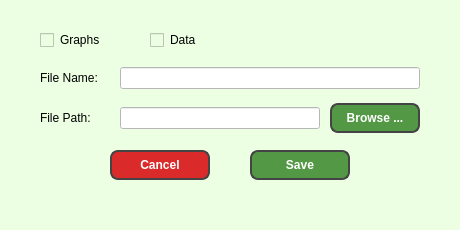
<?xml version="1.0" encoding="UTF-8"?>
<ui version="4.0">
 <class>Sprout</class>
 <widget class="QMainWindow" name="Sprout">
  <property name="geometry">
   <rect>
    <x>0</x>
    <y>0</y>
    <width>460</width>
    <height>230</height>
   </rect>
  </property>
  <property name="minimumSize">
   <size>
    <width>0</width>
    <height>0</height>
   </size>
  </property>
  <property name="maximumSize">
   <size>
    <width>10000</width>
    <height>10000</height>
   </size>
  </property>
  <property name="sizeIncrement">
   <size>
    <width>0</width>
    <height>0</height>
   </size>
  </property>
  <property name="windowTitle">
   <string>MainWindow</string>
  </property>
  <property name="styleSheet">
   <string notr="true">background-color: rgb(237, 255, 227);</string>
  </property>
  <widget class="QWidget" name="centralwidget">
   <widget class="QCheckBox" name="checkBox_graphs">
    <property name="geometry">
     <rect>
      <x>40</x>
      <y>30</y>
      <width>100</width>
      <height>20</height>
     </rect>
    </property>
    <property name="styleSheet">
     <string notr="true">border-width: 0px;</string>
    </property>
    <property name="text">
     <string>Graphs</string>
    </property>
    <property name="checked">
     <bool>false</bool>
    </property>
   </widget>
   <widget class="QPushButton" name="browse_button_3">
    <property name="geometry">
     <rect>
      <x>330</x>
      <y>103</y>
      <width>90</width>
      <height>30</height>
     </rect>
    </property>
    <property name="cursor">
     <cursorShape>PointingHandCursor</cursorShape>
    </property>
    <property name="styleSheet">
     <string notr="true">background-color: #539844;
border: 2px solid #444444;
border-radius: 8px;
color:white;
font: bold;</string>
    </property>
    <property name="text">
     <string>Browse ...</string>
    </property>
   </widget>
   <widget class="QLineEdit" name="lineEdit_fileName">
    <property name="enabled">
     <bool>true</bool>
    </property>
    <property name="geometry">
     <rect>
      <x>120</x>
      <y>67</y>
      <width>300</width>
      <height>22</height>
     </rect>
    </property>
    <property name="styleSheet">
     <string notr="true">background-color:white;</string>
    </property>
    <property name="text">
     <string/>
    </property>
    <property name="maxLength">
     <number>150</number>
    </property>
   </widget>
   <widget class="QLabel" name="label_fileName">
    <property name="geometry">
     <rect>
      <x>40</x>
      <y>70</y>
      <width>100</width>
      <height>16</height>
     </rect>
    </property>
    <property name="styleSheet">
     <string notr="true">border-width: 0px;</string>
    </property>
    <property name="text">
     <string>File Name: </string>
    </property>
   </widget>
   <widget class="QPushButton" name="cancel_button">
    <property name="geometry">
     <rect>
      <x>110</x>
      <y>150</y>
      <width>100</width>
      <height>30</height>
     </rect>
    </property>
    <property name="cursor">
     <cursorShape>PointingHandCursor</cursorShape>
    </property>
    <property name="styleSheet">
     <string notr="true">background-color: #DA2A2A;
border: 2px solid #444444;
border-radius: 8px;
color:white;
font: bold;</string>
    </property>
    <property name="text">
     <string>Cancel</string>
    </property>
   </widget>
   <widget class="QPushButton" name="save_button">
    <property name="geometry">
     <rect>
      <x>250</x>
      <y>150</y>
      <width>100</width>
      <height>30</height>
     </rect>
    </property>
    <property name="cursor">
     <cursorShape>PointingHandCursor</cursorShape>
    </property>
    <property name="styleSheet">
     <string notr="true">background-color: #539844;
border: 2px solid #444444;
border-radius: 8px;
color:white;
font: bold;</string>
    </property>
    <property name="text">
     <string>Save</string>
    </property>
   </widget>
   <widget class="QCheckBox" name="checkBox_data">
    <property name="geometry">
     <rect>
      <x>150</x>
      <y>30</y>
      <width>100</width>
      <height>20</height>
     </rect>
    </property>
    <property name="styleSheet">
     <string notr="true">border-width: 0px;</string>
    </property>
    <property name="text">
     <string>Data</string>
    </property>
    <property name="checked">
     <bool>false</bool>
    </property>
   </widget>
   <widget class="QLineEdit" name="lineEdit_filePath">
    <property name="enabled">
     <bool>false</bool>
    </property>
    <property name="geometry">
     <rect>
      <x>120</x>
      <y>107</y>
      <width>200</width>
      <height>22</height>
     </rect>
    </property>
    <property name="styleSheet">
     <string notr="true">background-color:white;</string>
    </property>
    <property name="text">
     <string/>
    </property>
   </widget>
   <widget class="QLabel" name="label_filePath">
    <property name="geometry">
     <rect>
      <x>40</x>
      <y>110</y>
      <width>100</width>
      <height>16</height>
     </rect>
    </property>
    <property name="styleSheet">
     <string notr="true">border-width: 0px;</string>
    </property>
    <property name="text">
     <string>File Path: </string>
    </property>
   </widget>
   <zorder>checkBox_graphs</zorder>
   <zorder>browse_button_3</zorder>
   <zorder>label_fileName</zorder>
   <zorder>cancel_button</zorder>
   <zorder>save_button</zorder>
   <zorder>checkBox_data</zorder>
   <zorder>lineEdit_fileName</zorder>
   <zorder>label_filePath</zorder>
   <zorder>lineEdit_filePath</zorder>
  </widget>
  <widget class="QMenuBar" name="menubar">
   <property name="geometry">
    <rect>
     <x>0</x>
     <y>0</y>
     <width>460</width>
     <height>26</height>
    </rect>
   </property>
   <property name="cursor">
    <cursorShape>ArrowCursor</cursorShape>
   </property>
  </widget>
 </widget>
 <resources/>
 <connections/>
</ui>
